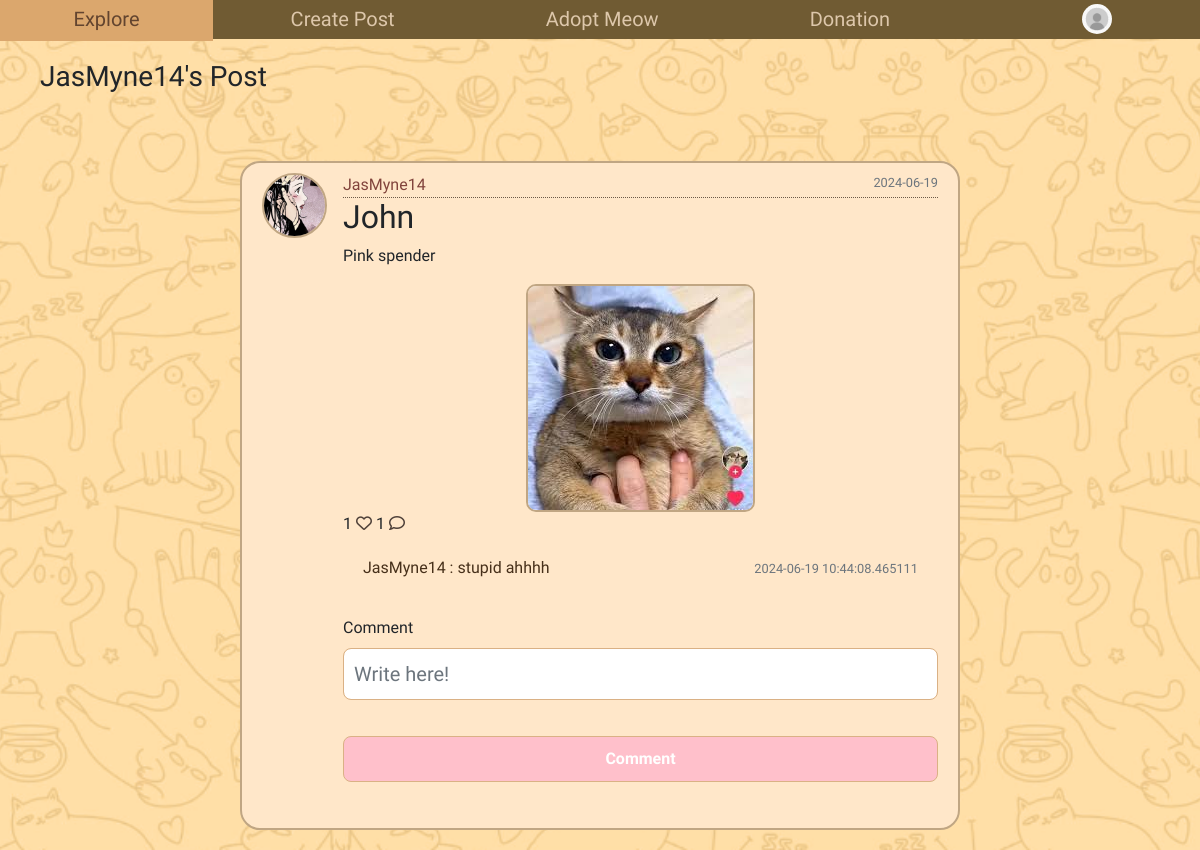
The page /5 on the database as committed earlier.
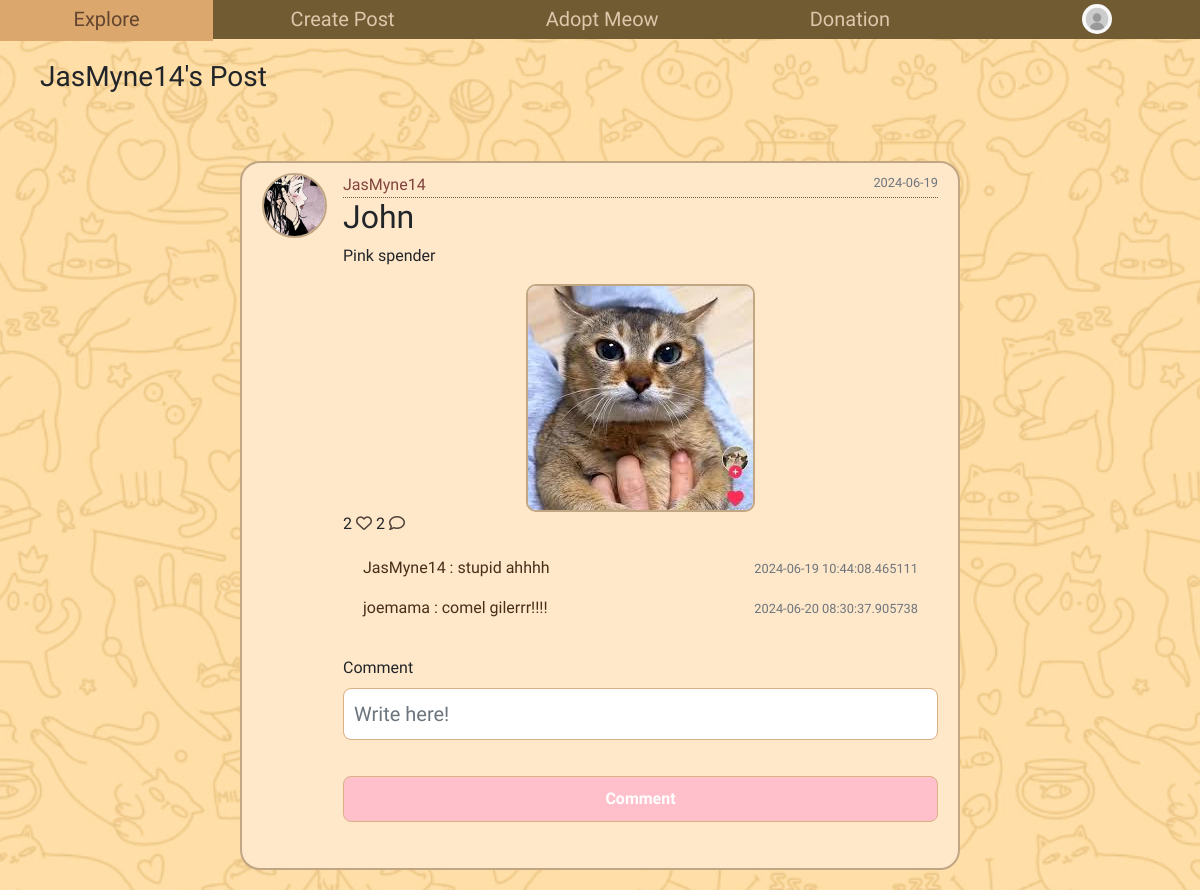
The same page on the database as committed later.
### home/models.py (models this page shows, shortened)
class Comment(db.Model):
    id = db.Column(db.Integer, primary_key = True)
    text = db.Column(db.String(200), nullable=False)
    date = db.Column(db.DateTime(timezone=True), nullable=False, default=datetime.utcnow)
    user_id = db.Column(db.Integer, db.ForeignKey('user.id', ondelete='CASCADE'), nullable=False)
    post_id = db.Column(db.Integer, db.ForeignKey('post.id'), nullable=False)

class User(db.Model, UserMixin):
    id = db.Column(db.Integer, primary_key=True)
    fullname = db.Column(db.String(120), unique=True, nullable=False)
    email = db.Column(db.String(20), unique=True, nullable=False)
    username = db.Column(db.String(120), unique=True, nullable=False)
    password1 = db.Column(db.String(255), nullable=False)
    password2 = db.Column(db.String(255), nullable=False)
    state = db.Column(db.String(120), nullable=False)
    phonenumber = db.Column(db.String(20), unique=True, nullable=False)
    profile_pic = db.Column(db.String(255), nullable=True)
    unread_notification_count = db.Column(db.Integer, default=0)
    posts = db.relationship('Post', backref='author', lazy=True)
    comments = db.relationship('Comment', backref='author', lazy=True)
    likes = db.relationship('Like', backref='author', lazy=True)
    cats = db.relationship('Cat', backref='owner', lazy=True)
    adoption_notification = db.relationship('AdoptionNotification', backref='cat', lazy=True)

### home/views.py (the view)
@views.route('/<int:post_id>')
def post(post_id):
    profile_pic= url_for('static', filename='default.jpg')
    if current_user.is_authenticated and current_user.profile_pic is not None:
        profile_pic = url_for('static', filename='profile_pics/' + current_user.profile_pic)
    form = CommentForm()
    post = Post.query.get_or_404(post_id)
    comments = Comment.query.all()
    return render_template('post.html', title=post.title, post=post, form=form, comments=comments, profile_pic=profile_pic)

### home/forms.py
class CommentForm(FlaskForm):
    text = StringField('Comment', validators=[DataRequired()])
    submit = SubmitField('Comment')

### home/templates/post.html (shortened to what the changed rows need)
<!DOCTYPE html>
<html>
<head>
  <link rel="stylesheet" href="https://maxcdn.bootstrapcdn.com/bootstrap/4.0.0/css/bootstrap.min.css">
  <link rel='stylesheet' type='text/css' media='screen' href="{{url_for('static',filename='main.css')}}">
  <div class="navigation">
    <div class="topnav">
      <a href="/mainpage">Explore</a>
      <a href="/createpost">Create Post</a>
      <a href="/adoptmeow">Adopt Meow</a>
      <a href="/donation">Donation</a>
    </div>
  </div>
</head>
<body class="indvpost">
    <br />
    <div class="main">
        <article class="media content-section">
        <div class="media-body">
                <div class="article-metadata">
                    <a class="mr-2" href="{{ url_for('views.profiledisplay', username=post.author.username) }}">{{ post.author.username }}</a>
                    <small class="text-muted">{{ post.date.strftime('%Y-%m-%d') }}</small>
                </div>
                <h2><a class="article-title">{{ post.title }}</a></h2>
                <p class="article-content">{{ post.content }}</p>
                <div class="post-image">
                {% if post.file %}
                    <img src="{{ post.file }}" alt="uploaded image">
                {% endif %}
                </div>
                <div>
                    {{ post.likes|length }}
                    {% if current_user in post.likes|map(attribute="author")|list %}
                    <a href="/like-post/{{post.id}}"><i class="fa-sharp fa-solid fa-paw" style="color: #e0709b;"></i></a>
                  {% else %}
                  <a href="/like-post/{{post.id}}"><i class="fa-regular fa-heart" style="color: #4f4139;"></i></a>
                  {% endif %}
                  <span />
                  {{ post.comments|length }}
                  <a href="/{{post.id}}"><i class="fa-regular fa-comment" style="color: #4f4139;"></i></a>
                </div>
                <div class="text-body">
                    <div class="" id="comments-{{post.id}}">
                        <div class="card-body" id="comments-expanded-{{post.id}}">
                            {% for comment in post.comments %}
                            <div class="d-flex justify-content-between align-item-center">
                                <div>
                                    <p>{{comment.author.username}} :
                                    {{comment.text}}</p>
                                </div>
                                <div>
                                    <small class="text-muted">{{comment.date}}</small>
                                </div>
                            </div>
                            {% endfor %}
                        </div>
                    </div>
                </div>
                <form method="POST" action="/create-comment/{{post.id}}">
                    <fieldset class="form-group">
                    </fieldset>
                    <div class="form-group">
                    </div>
                </form>
            </div>
        </article>
    </div>
</body>
</html>

Rows that differ between the two databases and show on the page:
added Comment: author.username "joemama", text "comel gilerrr!!!!", date "2024-06-20 08:30:37.905738"
Other text that changed with them:
{{ post.likes|length }}: "1" → "2"
{{ post.comments|length }}: "1" → "2"
